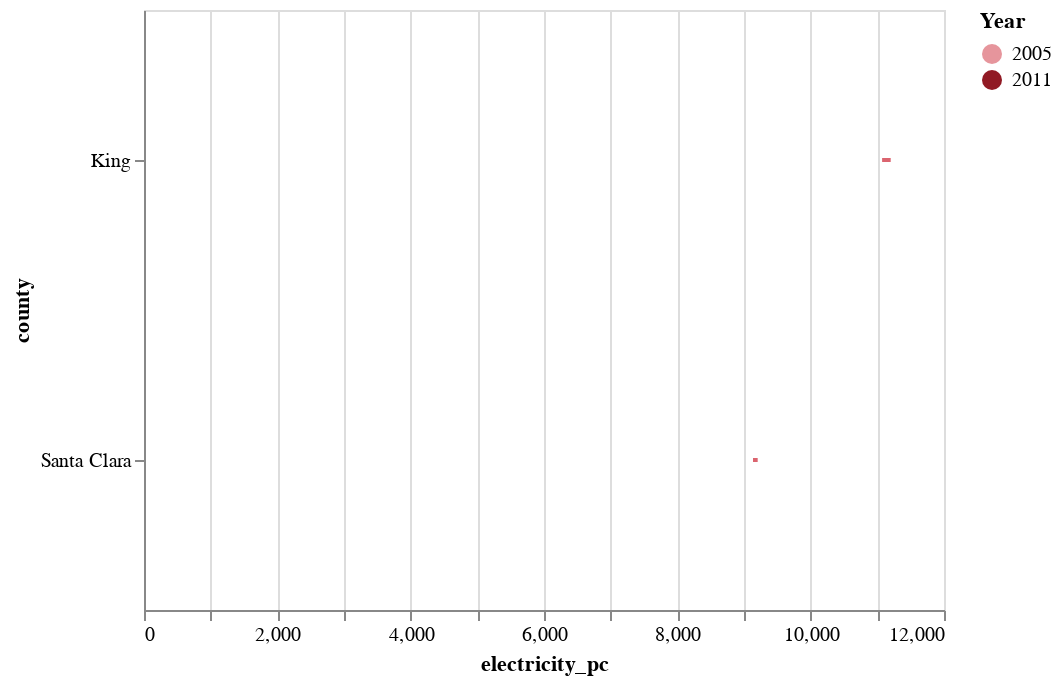

Here is the notebook cell this chart was saved with:
### Markdown cell above
$\beta_{0}$: Average kilowatt-hours consumed per capita in Seattle prior to 2008 \
$\beta_{Treatment}$: Difference in kilowatt-hours consumed per capita between the two counties prior to 2008 \
$\beta_{Post}$: Difference in Seattle's kilowatt-hours consumed per capita before and after 2008\
$\beta_{Treatment * Post}$: Difference in difference estimate of the effect of the carbon tax on kilowatt-hours of electricity consumed 

According to this model, the implementation of the carbon tax decreases electricity consumed per capita by 192.39 kilowatt-hours.

### Code cell
chart = alt.layer(
    data=df
).transform_filter(
    filter={"field": 'county',
            "oneOf": ["Santa Clara", "King"]}
).transform_filter(
    filter={'field': 'Year',
            "oneOf": [2005, 2011]}
)

chart += alt.Chart().mark_line(color='#db646f').encode(
    x='electricity_pc:Q',
    y='county:N',
    detail='county:N'
)

chart += alt.Chart().mark_point(
    size=100,
    opacity=1,
    filled=True
).encode(
    x='electricity_pc:Q',
    y='county:N',
    color=alt.Color('Year:O',
        scale=alt.Scale(
            domain=['2005', '2011'],
            range=['#e6959c', '#911a24']
        )
    )
).interactive()

chart

### Figure 1 — Vega-Lite specification as saved in the notebook (floating-point values rounded to 4 significant figures)
{"$schema": "https://vega.github.io/schema/vega-lite/v3.4.0.json", "config": {"mark": {"tooltip": null}, "view": {"height": 300, "width": 400}}, "data": {"name": "data-d55a8f12b9764a6038b4d1ae033609e4"}, "datasets": {"data-d55a8f12b9764a6038b4d1ae033609e4": [{"Year": 2003, "aqi": 12.06, "cost": 11.78, "county": "Santa Clara", "electricity": 15180.0, "electricity_pc": 9075.0, "gas": 482.4, "pop_million": 1.673, "population": 1673000, "post": 0, "treatment": 1}, {"Year": 2004, "aqi": 10.71, "cost": 11.35, "county": "Santa Clara", "electricity": 15360.0, "electricity_pc": 9164.0, "gas": 510.8, "pop_million": 1.676, "population": 1676000, "post": 0, "treatment": 1}, {"Year": 2005, "aqi": 10.97, "cost": 11.63, "county": "Santa Clara", "electricity": 15570.0, "electricity_pc": 9205.0, "gas": 462.9, "pop_million": 1.691, "population": 1691000, "post": 0, "treatment": 1}, {"Year": 2006, "aqi": 8.39, "cost": 12.82, "county": "Santa Clara", "electricity": 16060.0, "electricity_pc": 9396.0, "gas": 485.1, "pop_million": 1.709, "population": 1709000, "post": 0, "treatment": 1}, {"Year": 2007, "aqi": 7.95, "cost": 12.8, "county": "Santa Clara", "electricity": 16460.0, "electricity_pc": 9498.0, "gas": 472.2, "pop_million": 1.733, "population": 1733000, "post": 0, "treatment": 1}, {"Year": 2008, "aqi": 7.83, "cost": 12.49, "county": "Santa Clara", "electricity": 16730.0, "electricity_pc": 9481.0, "gas": 473.2, "pop_million": 1.765, "population": 1765000, "post": 1, "treatment": 1}, {"Year": 2009, "aqi": 6.86, "cost": 13.24, "county": "Santa Clara", "electricity": 16560.0, "electricity_pc": 9244.0, "gas": 461.9, "pop_million": 1.792, "population": 1792000, "post": 1, "treatment": 1}, {"Year": 2010, "aqi": 5.95, "cost": 13.01, "county": "Santa Clara", "electricity": 16270.0, "electricity_pc": 9110.0, "gas": 457.6, "pop_million": 1.786, "population": 1786000, "post": 1, "treatment": 1}, {"Year": 2011, "aqi": 7.04, "cost": 13.05, "county": "Santa Clara", "electricity": 16550.0, "electricity_pc": 9135.0, "gas": 471.7, "pop_million": 1.812, "population": 1812000, "post": 1, "treatment": 1}, {"Year": 2012, "aqi": 6.73, "cost": 13.53, "county": "Santa Clara", "electricity": 16510.0, "electricity_pc": 8981.0, "gas": 454.6, "pop_million": 1.838, "population": 1838000, "post": 1, "treatment": 1}, {"Year": 2013, "aqi": 7.59, "cost": 14.3, "county": "Santa Clara", "electricity": 16580.0, "electricity_pc": 8885.0, "gas": 465.9, "pop_million": 1.866, "population": 1866000, "post": 1, "treatment": 1}, {"Year": 2003, "aqi": 21.62, "cost": 5.86, "county": "King", "electricity": 19340.0, "electricity_pc": 10950.0, "gas": 600.1, "pop_million": 1.767, "population": 1767000, "post": 0, "treatment": 0}, {"Year": 2004, "aqi": 19.42, "cost": 5.8, "county": "King", "electricity": 19520.0, "electricity_pc": 10970.0, "gas": 591.1, "pop_million": 1.779, "population": 1779000, "post": 0, "treatment": 0}, {"Year": 2005, "aqi": 19.45, "cost": 5.87, "county": "King", "electricity": 19930.0, "electricity_pc": 11070.0, "gas": 602.1, "pop_million": 1.8, "population": 1800000, "post": 0, "treatment": 0}, {"Year": 2006, "aqi": 13.67, "cost": 6.14, "county": "King", "electricity": 20510.0, "electricity_pc": 11220.0, "gas": 620.1, "pop_million": 1.828, "population": 1828000, "post": 0, "treatment": 0}, {"Year": 2007, "aqi": 10.62, "cost": 6.37, "county": "King", "electricity": 20930.0, "electricity_pc": 11290.0, "gas": 648.2, "pop_million": 1.853, "population": 1853000, "post": 0, "treatment": 0}, {"Year": 2008, "aqi": 9.45, "cost": 6.55, "county": "King", "electricity": 21250.0, "electricity_pc": 11300.0, "gas": 671.2, "pop_million": 1.881, "population": 1881000, "post": 1, "treatment": 0}, {"Year": 2009, "aqi": 8.27, "cost": 6.59, "county": "King", "electricity": 21190.0, "electricity_pc": 11050.0, "gas": 656.2, "pop_million": 1.918, "population": 1918000, "post": 1, "treatment": 0}, {"Year": 2010, "aqi": 3.41, "cost": 6.66, "county": "King", "electricity": 21590.0, "electricity_pc": 11140.0, "gas": 651.9, "pop_million": 1.938, "population": 1938000, "post": 1, "treatment": 0}, {"Year": 2011, "aqi": 3.43, "cost": 6.78, "county": "King", "electricity": 22110.0, "electricity_pc": 11200.0, "gas": 641.8, "pop_million": 1.974, "population": 1974000, "post": 1, "treatment": 0}, {"Year": 2012, "aqi": 3.18, "cost": 6.94, "county": "King", "electricity": 22500.0, "electricity_pc": 11190.0, "gas": 673.2, "pop_million": 2.011, "population": 2011000, "post": 1, "treatment": 0}, {"Year": 2013, "aqi": 3.41, "cost": 7.09, "county": "King", "electricity": 22760.0, "electricity_pc": 11120.0, "gas": 670.6, "pop_million": 2.047, "population": 2047000, "post": 1, "treatment": 0}]}, "layer": [{"encoding": {"detail": {"field": "county", "type": "nominal"}, "x": {"field": "electricity_pc", "type": "quantitative"}, "y": {"field": "county", "type": "nominal"}}, "mark": {"color": "#db646f", "type": "line"}}, {"encoding": {"color": {"field": "Year", "scale": {"domain": ["2005", "2011"], "range": ["#e6959c", "#911a24"]}, "type": "ordinal"}, "x": {"field": "electricity_pc", "type": "quantitative"}, "y": {"field": "county", "type": "nominal"}}, "mark": {"filled": true, "opacity": 1, "size": 100, "type": "point"}, "selection": {"selector041": {"bind": "scales", "encodings": ["x", "y"], "type": "interval"}}}], "transform": [{"filter": {"field": "county", "oneOf": ["Santa Clara", "King"]}}, {"filter": {"field": "Year", "oneOf": [2005, 2011]}}]}
